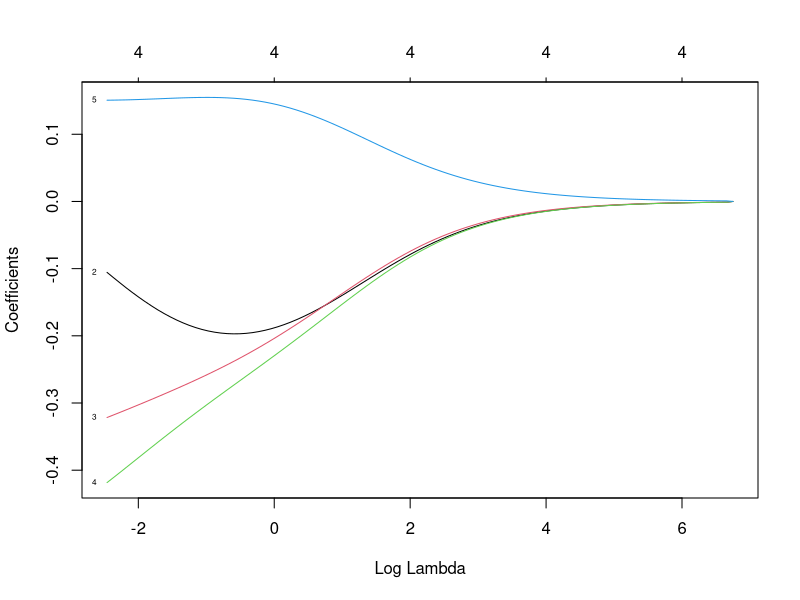
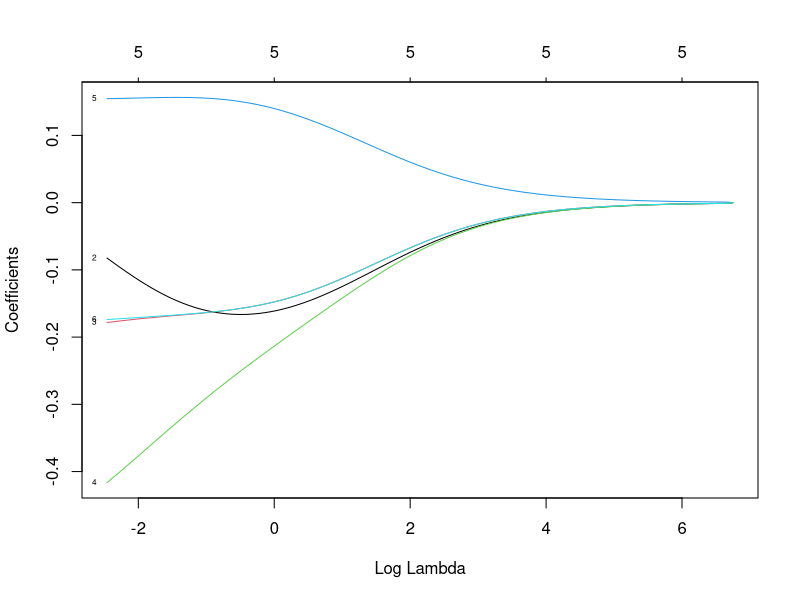
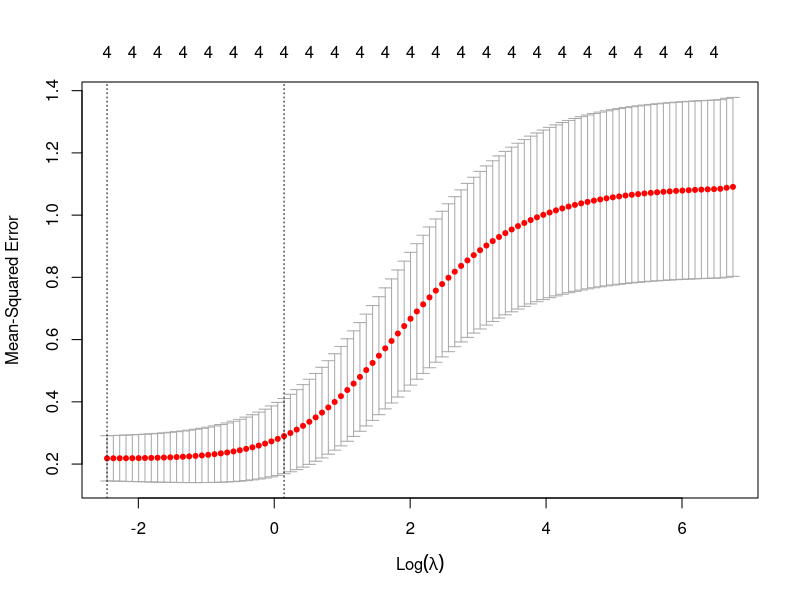
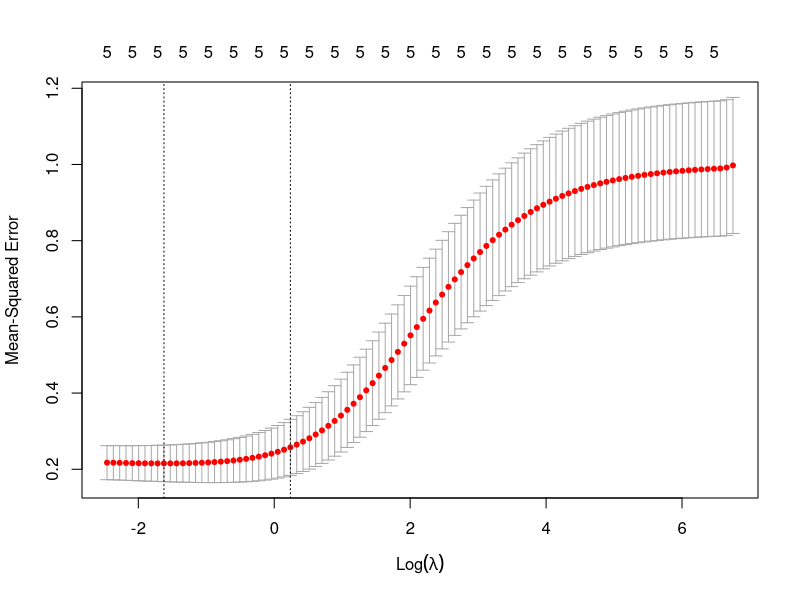
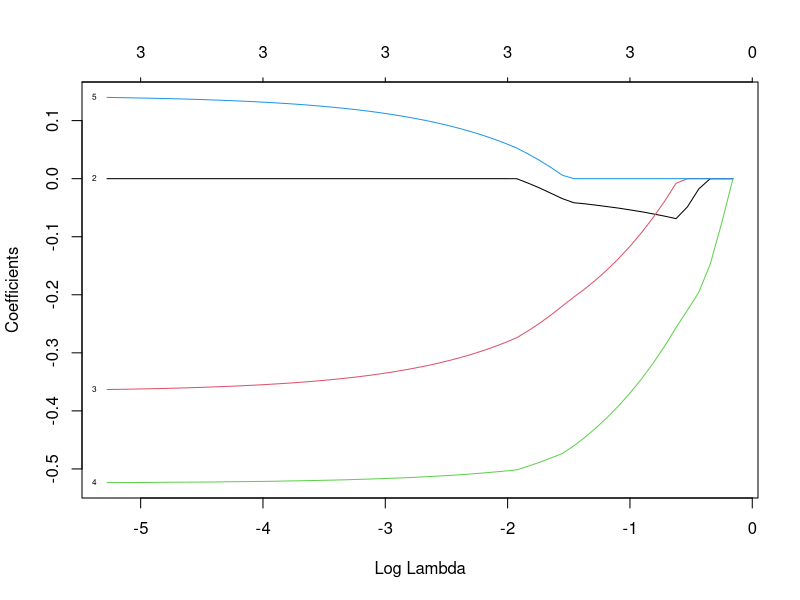
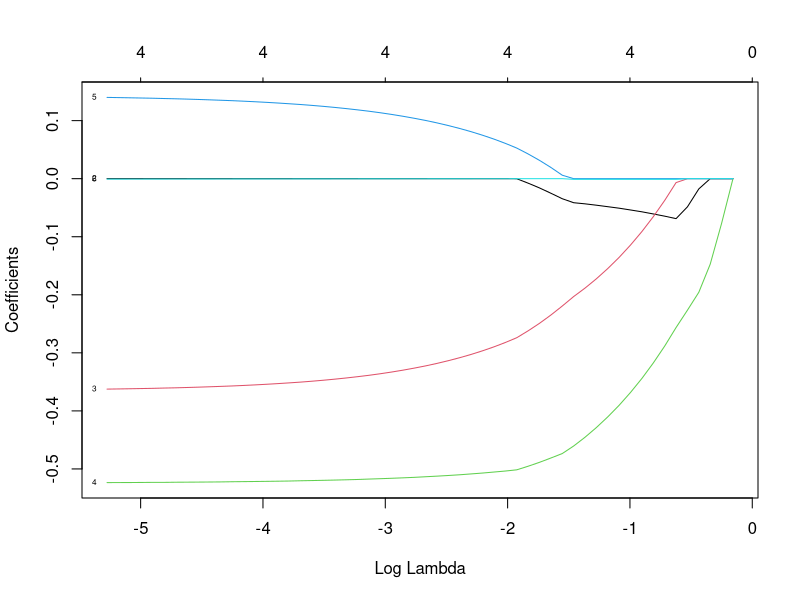
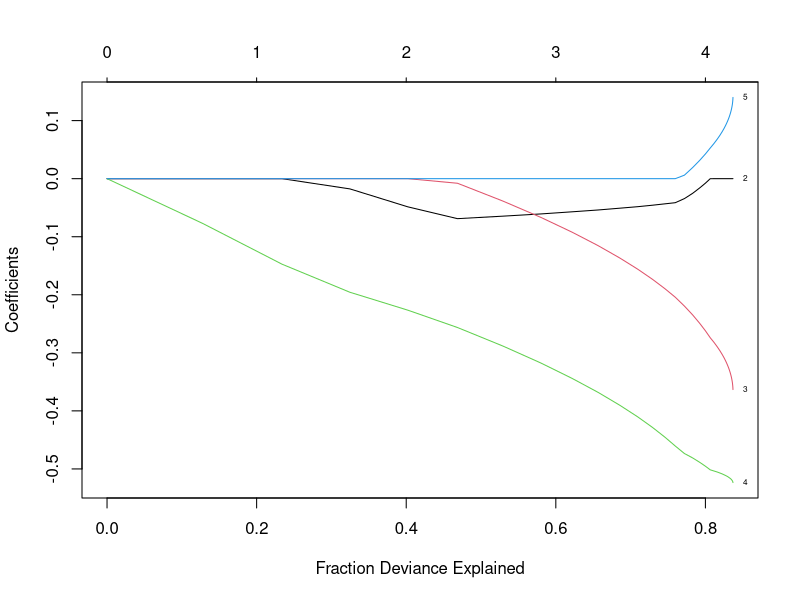
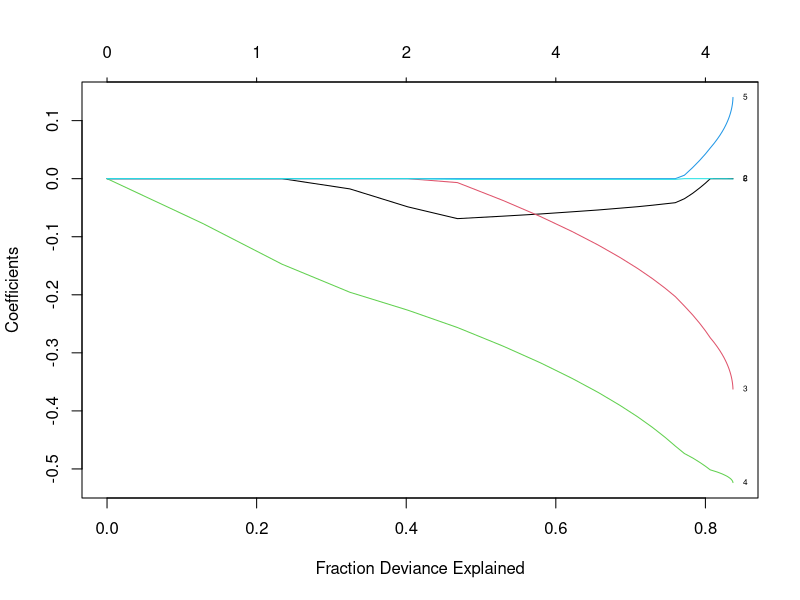

R code for these plots, in order:
library(glmnet)
data(mtcars)

X = data.frame(disp = mtcars$disp, hp = mtcars$hp, wt = mtcars$wt, drat = mtcars$drat)
X2 = X
X2$alsohp = X$hp
Y = mtcars$mpg

scaledX = scale(X)
scaledX2 = scale(X2)
scaledY = scale(Y)

modelX = model.matrix(scaledY ~ scaledX)
modelX2 = model.matrix(scaledY ~ scaledX2)

# Ridge Plots
ridgeX = glmnet(modelX, scaledY, alpha=0)
ridgeX2 = glmnet(modelX2, scaledY, alpha=0)

plot(ridgeX, xvar="lambda", label=TRUE)
plot(ridgeX2, xvar="lambda", label=TRUE)

cvRidgeX = cv.glmnet(modelX, scaledY, alpha=0)
cvRidgeX2 = cv.glmnet(modelX2, scaledY, alpha=0)

plot(cvRidgeX, xvar="lambda", label=TRUE)
plot(cvRidgeX2, xvar="lambda", label=TRUE)

coef(cvRidgeX)
coef(cvRidgeX2)

#Lasso Plots
lassoX = glmnet(modelX, scaledY, alpha=1)
lassoX2 = glmnet(modelX2, scaledY, alpha=1)

plot(lassoX, xvar="lambda", label=TRUE)
plot(lassoX2, xvar="lambda", label=TRUE)
plot(lassoX, xvar="dev", label=TRUE)
plot(lassoX2, xvar="dev", label=TRUE)

cvLassoX = cv.glmnet(modelX, scaledY)
cvLassoX2 = cv.glmnet(modelX2, scaledY)

plot(cvLassoX)
plot(cvLassoX2)

coef(cvLassoX)
coef(cvLassoX2)